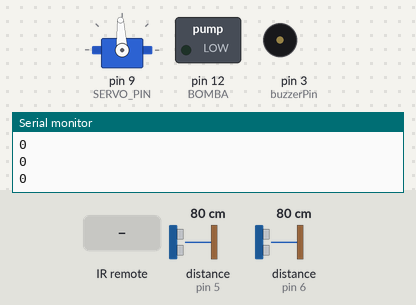
The sketch below on a simulated Arduino Uno, built with avr-gcc and run on an emulated ATmega328P. On the bench: servo, switched loads named in the sketch (green lamp = pin HIGH), buzzer (waves = sounding, pin HIGH), the last lines printed to the serial monitor. Wiring (inferred from the names in the program): 2 × ultrasonic range finder: trigger pin 4, echo pin 5 / trigger pin 7, echo pin 6. The test bench sets the inputs (shaded band); at power-on: distance to the obstacle (sensors on pin 5, pin 6) 80 cm. The echo pulse lasts 58.3 µs per cm; pins used as bus, display or sensor lines are not drawn.

Above: at 1.2 s.
1.3 s: infrared code 0xFF6897 received
At 2.5 s:
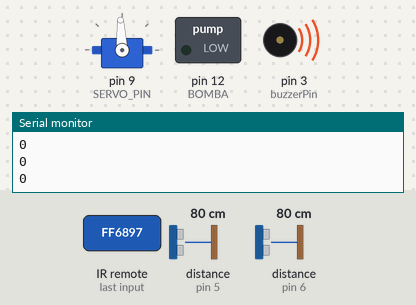
2.8 s: infrared code 0xFF18E7 received
At 4.0 s:
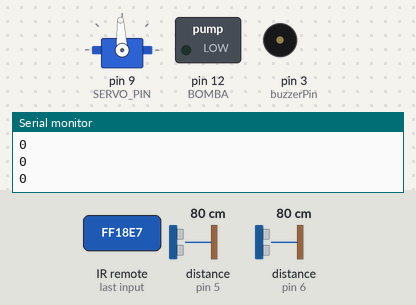
4.3 s: infrared code 0xFF7A85 received
At 5.5 s:
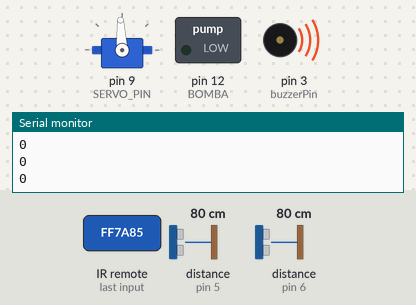
Timing chart, 0 to 7.3 s (numbered marks = the images above; inputs shaded):
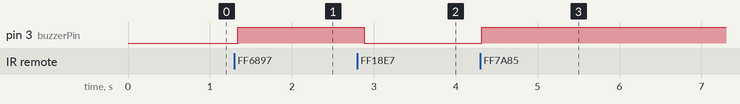

Measured:
- after the input at 1.3 s, pin 3 (buzzerPin): LOW → HIGH at once
- after the input at 2.8 s, pin 3 (buzzerPin): HIGH → LOW after 0.08 s
- after the input at 4.3 s, pin 3 (buzzerPin): LOW → HIGH at once

The sketch:

prueba.ino
```cpp
#include <Servo.h>
#include <IRremote.h>

int receptor = 13;

IRrecv irrecv(receptor);
decode_results codigo;

#define SERVO_PIN 9
#define BOMBA 12

Servo servoMotor;
bool servoMoved = false; // Saber si se movió o no
bool bombaMoved = false; // Saber si se movió o no


const int echo = 6;
const int trigger = 7;
long tiempo;
float distancia;

const int echo2 = 5;
const int trigger2 = 4;
long tiempo2;
float distancia2;

const int buzzerPin = 3;

void setup() {
  // Infrarrojo
  irrecv.enableIRIn();

  // Ultrasonico
  pinMode(echo, INPUT);
  pinMode(trigger, OUTPUT);

  // Ultrasonico 2
  pinMode(echo2, INPUT);
  pinMode(trigger2, OUTPUT);

  // Buzzer
  pinMode(buzzerPin, OUTPUT);

  // Servomotor
  servoMotor.attach(SERVO_PIN);

  // Boton
  pinMode(BOMBA, OUTPUT);

  servoMotor.writeMicroseconds(1500); // Posición inicial del servo (detenido)
  Serial.begin(9600);
}

void medir() {
  digitalWrite(trigger, LOW);
  delayMicroseconds(2);
  digitalWrite(trigger, HIGH);
  delayMicroseconds(10);
  digitalWrite(trigger, LOW);

  tiempo = pulseIn(echo, HIGH, 10000);
  distancia = tiempo / 58;
  delay(10);
}

void medir2() {
  digitalWrite(trigger2, LOW);
  delayMicroseconds(2);
  digitalWrite(trigger2, HIGH);
  delayMicroseconds(10);
  digitalWrite(trigger2, LOW);

  tiempo2 = pulseIn(echo2, HIGH, 10000);
  distancia2 = tiempo2 / 58;
  delay(10);
}

void loop() {
  medir();
  medir2();
  Serial.println(irrecv.decode(&codigo));
  if (irrecv.decode(&codigo)) {

      switch (codigo.value) {
        case 0xFF6897: // Botón cero// ABRIR SERVOMOTOR
          if (distancia < 8) { // Si la distancia es menor a 8, hay obstrucción
            digitalWrite(buzzerPin, LOW);
            // Gira el servo 90 grados en una dirección
              servoMotor.writeMicroseconds(1400);
              delay(1000); // Ajusta este tiempo según la velocidad de tu servo

              // Detiene el servo
              servoMotor.writeMicroseconds(1500);
              servoMoved = true;
          }
          else if(distancia>8) {
            digitalWrite(buzzerPin, HIGH);
            Serial.println(distancia);
            delay(500);

          }

          break;
        case 0xFF30CF: // Botón uno// CERRAR SERVOMOTOR
          // Regresa el servo a la posición inicial
          if(servoMoved==true){
            servoMotor.writeMicroseconds(1600);
            delay(1000); // Ajusta este tiempo según la velocidad de tu servo
            servoMotor.writeMicroseconds(1500);
            servoMoved = false;
          }

          break;
        case 0xFF18E7: // Botón dos
        //apagar buzzer
          digitalWrite(buzzerPin, LOW);

          break;

        case 0xFF7A85: // Botón tres
          // Enciende el relé para activar la bomba
          if (distancia2 < 8) { // Si la distancia es menor a 8, hay obstrucción
            digitalWrite(BOMBA, HIGH);
            bombaMoved=true;
            delay(5000);
            digitalWrite(BOMBA, LOW);

          }else {
            digitalWrite(buzzerPin, HIGH);
            delay(500);
          }
          break;
        case 0xFF10EF://boton 4
        // Apaga el relé para detener la bomba
          if(bombaMoved==true){
            digitalWrite(BOMBA, LOW);
          }
          break;
    }

    irrecv.resume();

  }

  delay(100);
}
```
